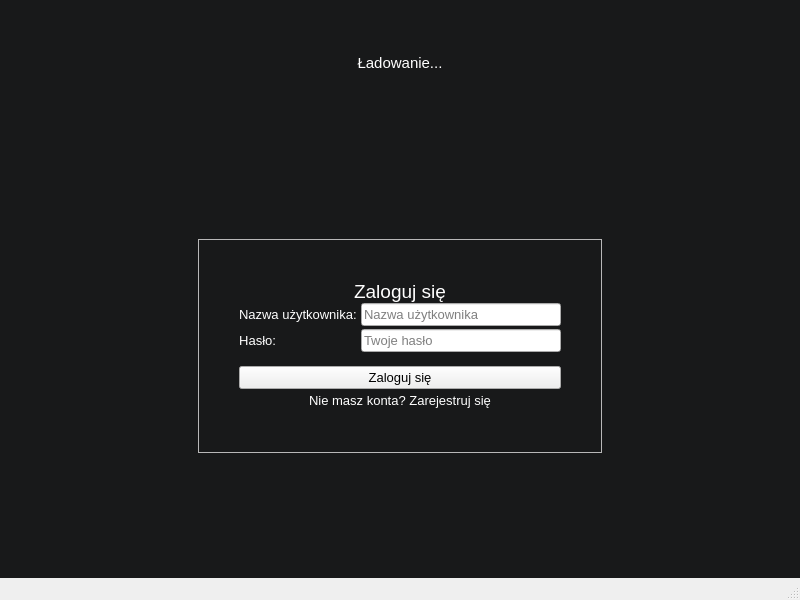
<?xml version="1.0" encoding="UTF-8"?>
<ui version="4.0">
 <class>LoginWindow</class>
 <widget class="QMainWindow" name="LoginWindow">
  <property name="geometry">
   <rect>
    <x>0</x>
    <y>0</y>
    <width>800</width>
    <height>600</height>
   </rect>
  </property>
  <property name="windowTitle">
   <string>LanguageTutor</string>
  </property>
  <property name="styleSheet">
   <string notr="true"/>
  </property>
  <widget class="QWidget" name="centralwidget">
   <property name="styleSheet">
    <string notr="true">#centralwidget {
	background-color: #18191a;
}</string>
   </property>
   <layout class="QVBoxLayout" name="verticalLayout_4">
    <item>
     <widget class="QWidget" name="loadingScreen" native="true">
      <property name="sizePolicy">
       <sizepolicy hsizetype="Expanding" vsizetype="Expanding">
        <horstretch>0</horstretch>
        <verstretch>0</verstretch>
       </sizepolicy>
      </property>
      <property name="styleSheet">
       <string notr="true">color: white;</string>
      </property>
      <layout class="QVBoxLayout" name="verticalLayout">
       <item>
        <widget class="QLabel" name="label_4">
         <property name="font">
          <font>
           <pointsize>11</pointsize>
          </font>
         </property>
         <property name="text">
          <string>Ładowanie...</string>
         </property>
         <property name="alignment">
          <set>Qt::AlignCenter</set>
         </property>
        </widget>
       </item>
      </layout>
     </widget>
    </item>
    <item>
     <spacer name="verticalSpacer">
      <property name="orientation">
       <enum>Qt::Vertical</enum>
      </property>
      <property name="sizeHint" stdset="0">
       <size>
        <width>20</width>
        <height>40</height>
       </size>
      </property>
     </spacer>
    </item>
    <item>
     <widget class="QFrame" name="loginScreenn">
      <layout class="QHBoxLayout" name="loginScreen">
       <item>
        <spacer name="horizontalSpacer">
         <property name="orientation">
          <enum>Qt::Horizontal</enum>
         </property>
         <property name="sizeType">
          <enum>QSizePolicy::Expanding</enum>
         </property>
         <property name="sizeHint" stdset="0">
          <size>
           <width>100</width>
           <height>10</height>
          </size>
         </property>
        </spacer>
       </item>
       <item>
        <widget class="QFrame" name="login_wrapper">
         <property name="sizePolicy">
          <sizepolicy hsizetype="Expanding" vsizetype="Expanding">
           <horstretch>0</horstretch>
           <verstretch>0</verstretch>
          </sizepolicy>
         </property>
         <property name="styleSheet">
          <string notr="true"/>
         </property>
         <property name="frameShape">
          <enum>QFrame::StyledPanel</enum>
         </property>
         <property name="frameShadow">
          <enum>QFrame::Raised</enum>
         </property>
         <layout class="QHBoxLayout" name="horizontalLayout_2" stretch="0">
          <property name="spacing">
           <number>0</number>
          </property>
          <property name="leftMargin">
           <number>40</number>
          </property>
          <property name="topMargin">
           <number>40</number>
          </property>
          <property name="rightMargin">
           <number>40</number>
          </property>
          <property name="bottomMargin">
           <number>40</number>
          </property>
          <item>
           <layout class="QVBoxLayout" name="verticalLayout_2">
            <item>
             <widget class="QLabel" name="label">
              <property name="font">
               <font>
                <pointsize>14</pointsize>
               </font>
              </property>
              <property name="styleSheet">
               <string notr="true">color: #fff;</string>
              </property>
              <property name="text">
               <string>Zaloguj się</string>
              </property>
              <property name="alignment">
               <set>Qt::AlignCenter</set>
              </property>
              <property name="margin">
               <number>17</number>
              </property>
             </widget>
            </item>
            <item>
             <layout class="QFormLayout" name="formLayout">
              <property name="sizeConstraint">
               <enum>QLayout::SetDefaultConstraint</enum>
              </property>
              <property name="fieldGrowthPolicy">
               <enum>QFormLayout::ExpandingFieldsGrow</enum>
              </property>
              <property name="verticalSpacing">
               <number>3</number>
              </property>
              <property name="rightMargin">
               <number>0</number>
              </property>
              <property name="bottomMargin">
               <number>14</number>
              </property>
              <item row="0" column="0">
               <widget class="QLabel" name="label_2">
                <property name="sizePolicy">
                 <sizepolicy hsizetype="Preferred" vsizetype="Preferred">
                  <horstretch>0</horstretch>
                  <verstretch>0</verstretch>
                 </sizepolicy>
                </property>
                <property name="font">
                 <font>
                  <pointsize>10</pointsize>
                 </font>
                </property>
                <property name="styleSheet">
                 <string notr="true">color: white;</string>
                </property>
                <property name="text">
                 <string>Nazwa użytkownika: </string>
                </property>
               </widget>
              </item>
              <item row="0" column="1">
               <widget class="QLineEdit" name="usernameLineEdit">
                <property name="sizePolicy">
                 <sizepolicy hsizetype="Expanding" vsizetype="Fixed">
                  <horstretch>0</horstretch>
                  <verstretch>0</verstretch>
                 </sizepolicy>
                </property>
                <property name="minimumSize">
                 <size>
                  <width>200</width>
                  <height>0</height>
                 </size>
                </property>
                <property name="font">
                 <font>
                  <pointsize>10</pointsize>
                 </font>
                </property>
                <property name="styleSheet">
                 <string notr="true"/>
                </property>
                <property name="placeholderText">
                 <string>Nazwa użytkownika</string>
                </property>
                <property name="clearButtonEnabled">
                 <bool>false</bool>
                </property>
               </widget>
              </item>
              <item row="1" column="0">
               <widget class="QLabel" name="label_3">
                <property name="sizePolicy">
                 <sizepolicy hsizetype="Expanding" vsizetype="Expanding">
                  <horstretch>0</horstretch>
                  <verstretch>0</verstretch>
                 </sizepolicy>
                </property>
                <property name="font">
                 <font>
                  <pointsize>10</pointsize>
                 </font>
                </property>
                <property name="styleSheet">
                 <string notr="true">color: white;</string>
                </property>
                <property name="text">
                 <string>Hasło:</string>
                </property>
                <property name="alignment">
                 <set>Qt::AlignRight|Qt::AlignTrailing|Qt::AlignVCenter</set>
                </property>
               </widget>
              </item>
              <item row="1" column="1">
               <widget class="QLineEdit" name="passwordLineEdit">
                <property name="font">
                 <font>
                  <pointsize>10</pointsize>
                 </font>
                </property>
                <property name="styleSheet">
                 <string notr="true"/>
                </property>
                <property name="frame">
                 <bool>true</bool>
                </property>
                <property name="echoMode">
                 <enum>QLineEdit::Password</enum>
                </property>
                <property name="placeholderText">
                 <string>Twoje hasło</string>
                </property>
               </widget>
              </item>
             </layout>
            </item>
            <item>
             <widget class="QPushButton" name="loginButton">
              <property name="font">
               <font>
                <pointsize>10</pointsize>
               </font>
              </property>
              <property name="styleSheet">
               <string notr="true"/>
              </property>
              <property name="text">
               <string>Zaloguj się</string>
              </property>
              <property name="autoDefault">
               <bool>false</bool>
              </property>
             </widget>
            </item>
            <item>
             <widget class="QPushButton" name="registerPushButton">
              <property name="font">
               <font>
                <pointsize>10</pointsize>
               </font>
              </property>
              <property name="styleSheet">
               <string notr="true">color: white;</string>
              </property>
              <property name="text">
               <string>Nie masz konta? Zarejestruj się</string>
              </property>
              <property name="flat">
               <bool>true</bool>
              </property>
             </widget>
            </item>
           </layout>
          </item>
         </layout>
        </widget>
       </item>
       <item>
        <spacer name="horizontalSpacer_2">
         <property name="orientation">
          <enum>Qt::Horizontal</enum>
         </property>
         <property name="sizeHint" stdset="0">
          <size>
           <width>40</width>
           <height>20</height>
          </size>
         </property>
        </spacer>
       </item>
      </layout>
     </widget>
    </item>
    <item>
     <spacer name="verticalSpacer_2">
      <property name="orientation">
       <enum>Qt::Vertical</enum>
      </property>
      <property name="sizeHint" stdset="0">
       <size>
        <width>20</width>
        <height>40</height>
       </size>
      </property>
     </spacer>
    </item>
   </layout>
  </widget>
  <widget class="QMenuBar" name="menubar">
   <property name="geometry">
    <rect>
     <x>0</x>
     <y>0</y>
     <width>800</width>
     <height>25</height>
    </rect>
   </property>
  </widget>
  <widget class="QStatusBar" name="statusbar"/>
 </widget>
 <resources/>
 <connections/>
</ui>
